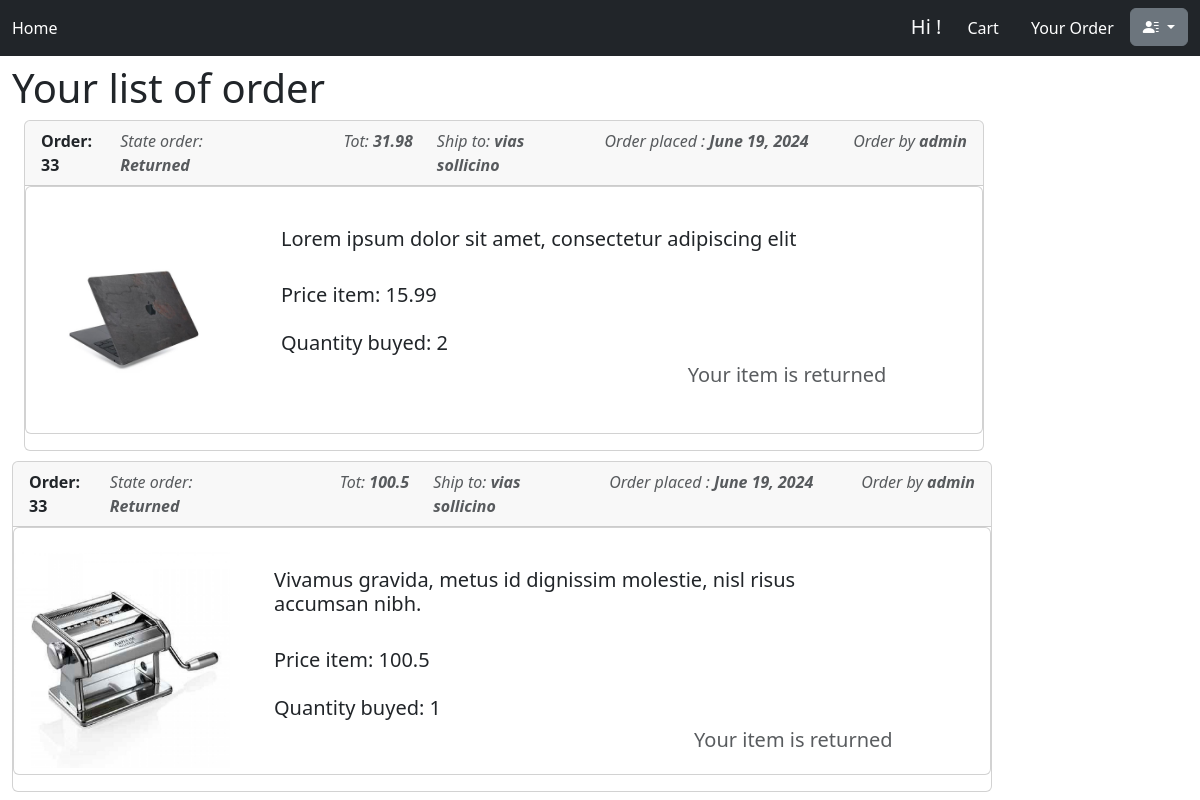
The app's page /order/ (signed in) with its own data.
### order/models.py (models this page shows, shortened)
class OrderItem(models.Model):
    item=models.ForeignKey(Item,on_delete=models.CASCADE,null=True)
    order=models.ForeignKey(Order,on_delete=models.CASCADE,null=True)
    quantity=models.CharField(max_length=200,blank=True,default=0)
    stateItem=models.BooleanField(default=True)
    payQuantity=models.FloatField(default=0,db_index=True,blank=True)

class Order(models.Model):
    date=models.DateField(default=datetime.date.today())
    phoneNumber=models.CharField(max_length=200, db_index=True, blank=True)
    addressOrder=models.CharField(max_length=200, db_index=True, blank=True)
    userOrder=models.ForeignKey(User,on_delete=models.CASCADE,null=True)
    noteOrder=models.CharField(max_length=200, db_index=True, blank=True)
    totpay=models.FloatField(db_index=True, blank=True,default=0)
    stateOrder=models.BooleanField(default=True)

### shopOnline/models.py (models this page shows)
class Item(models.Model):
    name = models.CharField(max_length=1200, db_index=True)
    image = models.ImageField(null=True, upload_to='images/', blank=True)
    price = models.FloatField(default=0)
    description = models.CharField(blank=True, max_length=10000, db_index=True)
    categories=models.ForeignKey(Categories,on_delete=models.CASCADE,default=None)

### order/views.py (the view)
# urls.py: path('',login_required(listOrder.as_view()),name='detail_orders'),
class listOrder(ListView):
    model = Item
    template_name = "order.html"
    def get_context_data(self, **kwargs):
        context = super().get_context_data(**kwargs)
        queryOrder = OrderItem.objects.order_by('-order_id').select_related('order').filter(order__userOrder_id=self.request.user.pk)
        context['order']=queryOrder
        return context

### cart/context_processor.py (called while the page is built)
def cart(request):
    return {'cart':Cart(request)}

### order/templates/order.html
{% extends 'base.html'%} }
{% load static %}
{% block content %}
    <h1>Your list of order</h1>
        {% for order_info in order %}
    <div class="container-fluid" style="display: flex;margin-bottom: 10px">
        <div class="col-10">
                <div class="card">
                    <div class="card-header">
                        <div class="row d-flex">
                            <div class="col-1">
                                    <span class="fw-bold">Order: {{order_info.order.pk}}</span>
                            </div>
                            {% if order_info.stateItem == True %}
                            <div class="col-2">
                                <em class="text-muted float-end">State order: <b> ordinato</b></em>
                            </div>
                            {% else %}
                             <div class="col-2">
                                <em class="text-muted float-end">State order: <b>Returned </b></em>
                             </div>
                            {% endif %}
                        <div class="col-2">
                                <em class="text-muted float-end">Tot: <b>{{ order_info.payQuantity }}</b></em>
                            </div>
                         <div class="col-2">
                                <em class="text-muted float-end">Ship to: <b>{{ order_info.order.addressOrder }}</b></em>
                            </div> <div class="col-3">
                                <em class="text-muted float-end">Order placed : <b>{{ order_info.order.date }}</b></em>
                            </div>
                            <div class="col">
                                <em class="text-muted float-end">Order by <b>{{ order_info.order.userOrder.username }}</b></em>
                            </div>
                        </div>
                    </div>
                  <div class="card mb-3">
                    <div class="row g-0">
                      <div class="col-3" >
                            <a href="{% url 'detail_item' order_info.item.pk %}" class="d-inline-flex link-dark text-decoration-none mt-4">
                              <img src={{ MEDIA_URL }}{{ order_info.item.image }} class="img-fluid" style="height: 18vw">
                            </a>
                      </div>
                            <div class="col-md-8">
                              <div class="card-body">
                               <a href="{% url 'detail_item' order_info.item.pk %}" class="d-inline-flex link-dark text-decoration-none mt-4">
                                <h5 class="card-title">{{ order_info.item.name }}</h5>
                                </a>
                                <h5 class="card-text mt-4 ">Price item: {{ order_info.item.price }}</h5>
                                <h5 class="card-text mt-4 ">Quantity buyed: {{ order_info.quantity }}</h5>
                                 {% if order_info.stateItem == True %}
                                  <a href="{% url 'detail_item' order_info.item.pk %}" class="d-inline-flex link-dark text-decoration-none mt-4">
                                    <button class="btn btn-success">View item details</button>
                                  </a>
                                  <a href="{% url 'orderitem_delete' order_info.pk %}" class="d-inline-flex link-dark text-decoration-none mt-4">
                                    <button class="btn btn-danger">Return item</button>
                                  </a>
                                    {% else %}
                                     <h5 class="text-muted float-end">Your item is returned</h5>
                                  {% endif %}
                              </div>
                            </div>
                    </div>
                  </div>
                </div>
                </div>
            </div>
        </div>
            {% endfor %}
{% endblock %}

### records on screen
OrderItem: order.pk "33", shows "State order:", stateItem "Returned", payQuantity "31.98", order.addressOrder "vias sollicino", order "June 19, 2024", order.userOrder.username "admin", item.image (picture), item.name "Lorem ipsum dolor sit amet, consectetur adipiscing elit", item.price "15.99", quantity "2"
OrderItem: order.pk "33", shows "State order:", stateItem "Returned", payQuantity "100.5", order.addressOrder "vias sollicino", order "June 19, 2024", order.userOrder.username "admin", item.image (picture), item.name "Vivamus gravida, metus id dignissim molestie, nisl risus accumsan nibh.", item.price "100.5", quantity "1"
